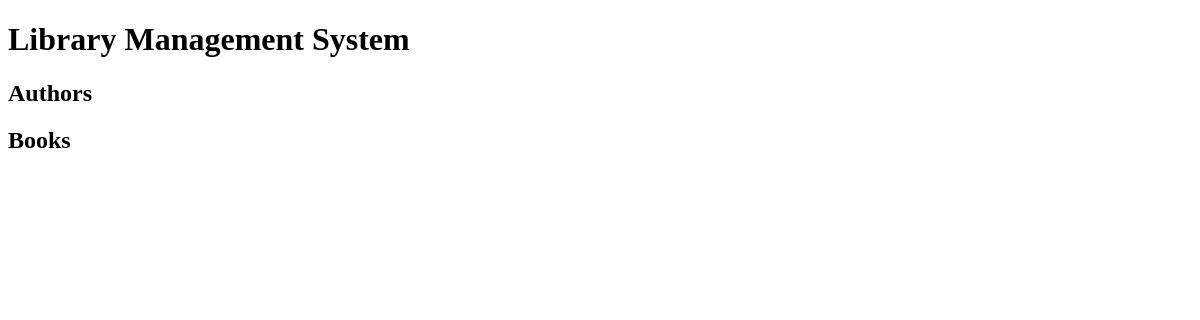
Before: / with the older database file.
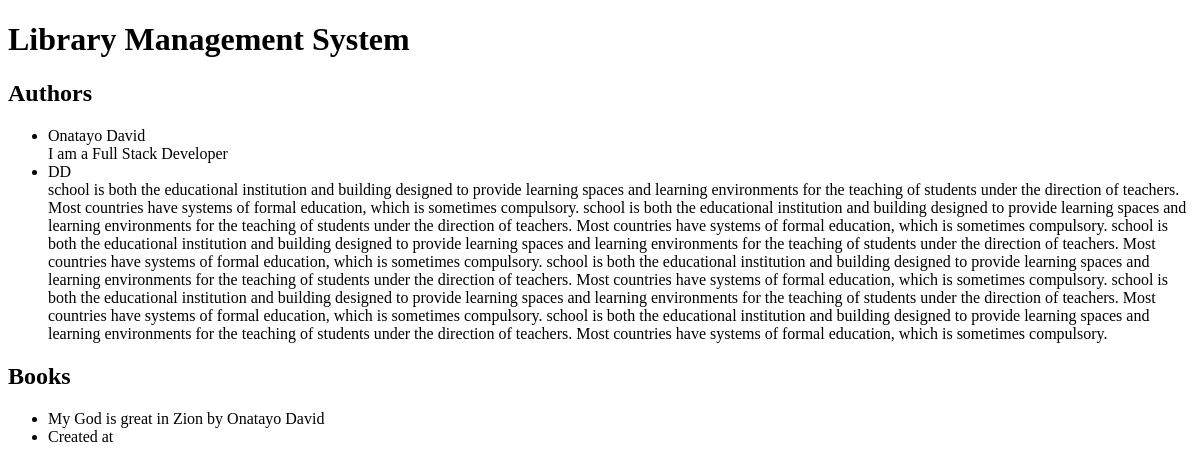
After: the same page with the newer database file.
### Lib_management/models.py (models this page shows, shortened)
class Author(models.Model):
    name = models.CharField(max_length=100)
    bio = models.TextField()

class Book(models.Model):
    title = models.CharField(max_length=200)
    author = models.ForeignKey(Author, on_delete=models.CASCADE)
    published_date = models.DateTimeField(default=datetime.now, blank=True)

### Lib_management/views.py (the view)
# urls.py: path('', views.index, name='index' )
def index(request):
    authors = Author.objects.all()
    books = Book.objects.all()
    published_date = Book.objects.all()
    context = {
        "authors": authors,
        "books": books,
        "created_at": published_date
    }
    return render(request, 'index.html', context)

### Lib_management/templates/index.html (shortened to what this page needs)
<!DOCTYPE html>
<html lang="en">
  <head>
  </head>
  <body>
    <div>
      <h1>Library Management System</h1>
      <h2>Authors</h2>
      <ul>
        {% for author in authors %}
        <li>{{ author.name }} <br />{{ author.bio }}</li>
        {% endfor %}
      </ul>
      <h2>Books</h2>
      <ul>
        {% for book in books %}
        <li>{{ book.title }} by {{ book.author.name }}</li>
        <li>Created at {{ published_date }}</li>
        {% endfor %}
      </ul>
    </div>
  </body>
</html>

Changed rows visible on the page:
added Author: name "Onatayo David", bio "I am a Full Stack Developer"
added Author: name "DD", bio "school is both the educational institution and building designed to provide learning spaces and learning environments for the teaching of students under the direction of teachers. Most countries have systems of formal education, which is sometimes compulsory. school is both the educational institution and building designed to provide learning spaces and learning environments for the teaching of students under the direction of teachers. Most countries have systems of formal education, which is sometimes compulsory. school is both the educational institution and building designed to provide learning spaces and learning environments for the teaching of students under the direction of teachers.…"
added Book: title "My God is great in Zion", author.name "Onatayo David"
